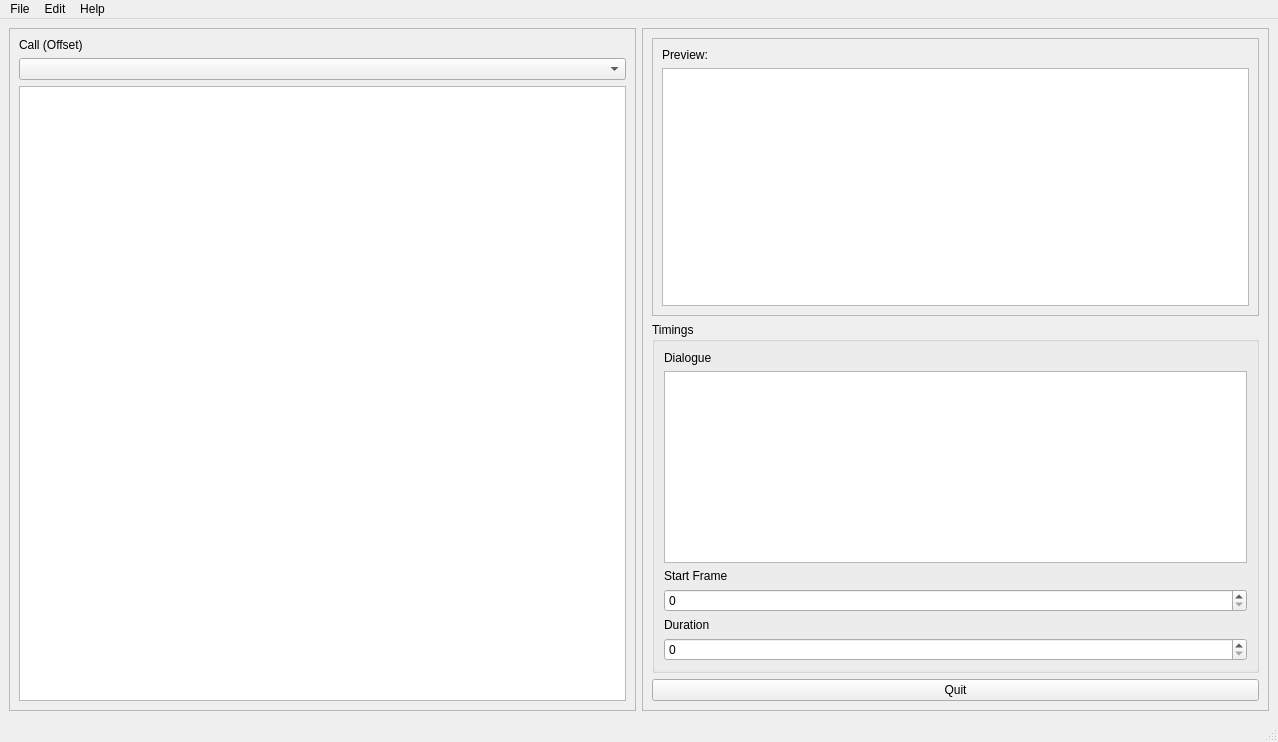
<?xml version="1.0" encoding="UTF-8"?>
<ui version="4.0">
 <class>MainWindow</class>
 <widget class="QMainWindow" name="MainWindow">
  <property name="geometry">
   <rect>
    <x>0</x>
    <y>0</y>
    <width>1278</width>
    <height>742</height>
   </rect>
  </property>
  <property name="windowTitle">
   <string>Dialogue Editor v0.2.1</string>
  </property>
  <widget class="QWidget" name="centralwidget">
   <layout class="QHBoxLayout" name="horizontalLayout">
    <item>
     <widget class="QFrame" name="frame">
      <property name="frameShape">
       <enum>QFrame::Shape::StyledPanel</enum>
      </property>
      <property name="frameShadow">
       <enum>QFrame::Shadow::Raised</enum>
      </property>
      <layout class="QVBoxLayout" name="verticalLayout">
       <item>
        <widget class="QLabel" name="labelCallOffset">
         <property name="text">
          <string>Call (Offset)</string>
         </property>
         <property name="buddy">
          <cstring>offsetListBox</cstring>
         </property>
        </widget>
       </item>
       <item>
        <widget class="QComboBox" name="offsetListBox"/>
       </item>
       <item>
        <widget class="QListWidget" name="audioCueListView"/>
       </item>
      </layout>
     </widget>
    </item>
    <item>
     <widget class="QFrame" name="frame_2">
      <property name="frameShape">
       <enum>QFrame::Shape::StyledPanel</enum>
      </property>
      <property name="frameShadow">
       <enum>QFrame::Shadow::Raised</enum>
      </property>
      <layout class="QVBoxLayout" name="verticalLayout_4">
       <item>
        <widget class="QFrame" name="previewFrame">
         <property name="frameShape">
          <enum>QFrame::Shape::StyledPanel</enum>
         </property>
         <property name="frameShadow">
          <enum>QFrame::Shadow::Raised</enum>
         </property>
         <layout class="QVBoxLayout" name="verticalLayout_3">
          <item>
           <widget class="QLabel" name="label_5">
            <property name="text">
             <string>Preview:</string>
            </property>
            <property name="buddy">
             <cstring>graphicsView</cstring>
            </property>
           </widget>
          </item>
          <item>
           <widget class="QGraphicsView" name="graphicsView"/>
          </item>
         </layout>
        </widget>
       </item>
       <item>
        <widget class="QGroupBox" name="groupBox">
         <property name="title">
          <string>Timings</string>
         </property>
         <layout class="QVBoxLayout" name="verticalLayout_2">
          <item>
           <widget class="QLabel" name="labelDialogue">
            <property name="text">
             <string>Dialogue</string>
            </property>
            <property name="buddy">
             <cstring>textEdit</cstring>
            </property>
           </widget>
          </item>
          <item>
           <widget class="QTextEdit" name="textEdit"/>
          </item>
          <item>
           <widget class="QLabel" name="labelStartFrame">
            <property name="text">
             <string>Start Frame</string>
            </property>
            <property name="buddy">
             <cstring>startFrameBox</cstring>
            </property>
           </widget>
          </item>
          <item>
           <widget class="QSpinBox" name="startFrameBox">
            <property name="maximum">
             <number>99999999</number>
            </property>
            <property name="displayIntegerBase">
             <number>9</number>
            </property>
           </widget>
          </item>
          <item>
           <widget class="QLabel" name="labelDuration">
            <property name="text">
             <string>Duration</string>
            </property>
            <property name="buddy">
             <cstring>durationBox</cstring>
            </property>
           </widget>
          </item>
          <item>
           <widget class="QSpinBox" name="durationBox"/>
          </item>
         </layout>
        </widget>
       </item>
       <item>
        <widget class="QPushButton" name="quitButton">
         <property name="text">
          <string>Quit</string>
         </property>
        </widget>
       </item>
      </layout>
     </widget>
    </item>
   </layout>
  </widget>
  <widget class="QMenuBar" name="menubar">
   <property name="geometry">
    <rect>
     <x>0</x>
     <y>0</y>
     <width>1278</width>
     <height>24</height>
    </rect>
   </property>
   <property name="defaultUp">
    <bool>true</bool>
   </property>
   <widget class="QMenu" name="menuFile">
    <property name="title">
     <string>File</string>
    </property>
    <addaction name="actionLoad_RADIO_DAT"/>
    <addaction name="actionLoad_Radio_XML"/>
    <addaction name="actionLoad_VOX_DAT"/>
    <addaction name="separator"/>
    <addaction name="actionSave_RADIO_DAT"/>
    <addaction name="actionSave_RADIO_XML"/>
    <addaction name="separator"/>
    <addaction name="actionQuit"/>
   </widget>
   <widget class="QMenu" name="menuEdit">
    <property name="title">
     <string>Edit</string>
    </property>
    <addaction name="actionAnother_option"/>
    <addaction name="actionPreferences"/>
    <addaction name="separator"/>
    <addaction name="actionCopy"/>
    <addaction name="actionPasta"/>
   </widget>
   <widget class="QMenu" name="menuHelp">
    <property name="title">
     <string>Help</string>
    </property>
    <addaction name="actionHow_to_use"/>
    <addaction name="actionAbout_Dialogue_Editor"/>
   </widget>
   <addaction name="menuFile"/>
   <addaction name="menuEdit"/>
   <addaction name="menuHelp"/>
  </widget>
  <widget class="QStatusBar" name="statusbar"/>
  <action name="actionLoad_RADIO_DAT">
   <property name="checkable">
    <bool>false</bool>
   </property>
   <property name="text">
    <string>Load RADIO.DAT...</string>
   </property>
   <property name="shortcut">
    <string>Ctrl+O</string>
   </property>
  </action>
  <action name="actionLoad_VOX_DAT">
   <property name="text">
    <string>Load VOX.DAT...</string>
   </property>
  </action>
  <action name="actionSave_RADIO_DAT">
   <property name="text">
    <string>Save RADIO.DAT</string>
   </property>
  </action>
  <action name="actionSave_RADIO_XML">
   <property name="text">
    <string>Save RADIO.XML</string>
   </property>
  </action>
  <action name="actionQuit">
   <property name="text">
    <string>Quit</string>
   </property>
   <property name="shortcut">
    <string>Ctrl+Q</string>
   </property>
  </action>
  <action name="actionPreferences">
   <property name="text">
    <string>Preferences</string>
   </property>
  </action>
  <action name="actionAbout_Dialogue_Editor">
   <property name="text">
    <string>About Dialogue Editor...</string>
   </property>
  </action>
  <action name="actionLoad_Radio_XML">
   <property name="text">
    <string>Load Radio.XML...</string>
   </property>
   <property name="shortcut">
    <string>Ctrl+L</string>
   </property>
  </action>
  <action name="actionAnother_option">
   <property name="text">
    <string>Another option</string>
   </property>
  </action>
  <action name="actionCopy">
   <property name="text">
    <string>Copy</string>
   </property>
  </action>
  <action name="actionPasta">
   <property name="text">
    <string>Pasta</string>
   </property>
  </action>
  <action name="actionHow_to_use">
   <property name="text">
    <string>How to use</string>
   </property>
  </action>
 </widget>
 <resources/>
 <connections>
  <connection>
   <sender>quitButton</sender>
   <signal>clicked()</signal>
   <receiver>MainWindow</receiver>
   <slot>close()</slot>
   <hints>
    <hint type="sourcelabel">
     <x>871</x>
     <y>681</y>
    </hint>
    <hint type="destinationlabel">
     <x>469</x>
     <y>299</y>
    </hint>
   </hints>
  </connection>
 </connections>
</ui>
